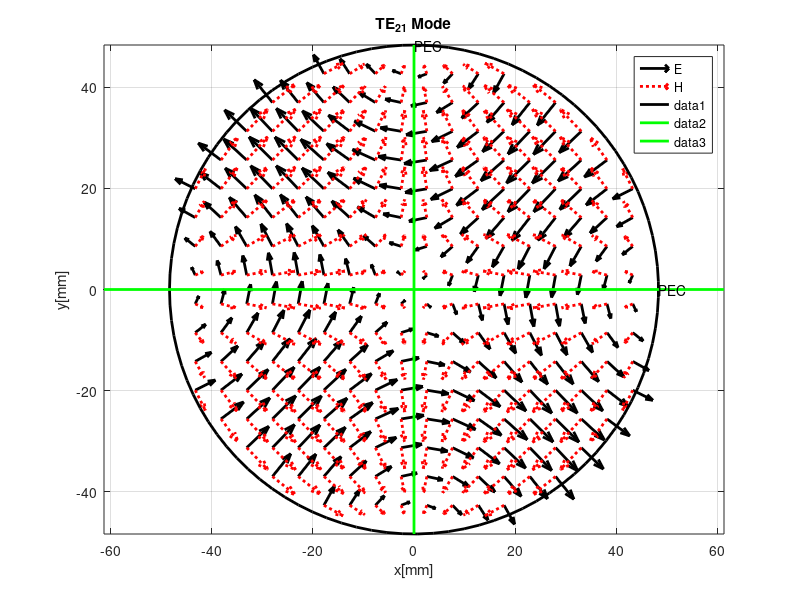
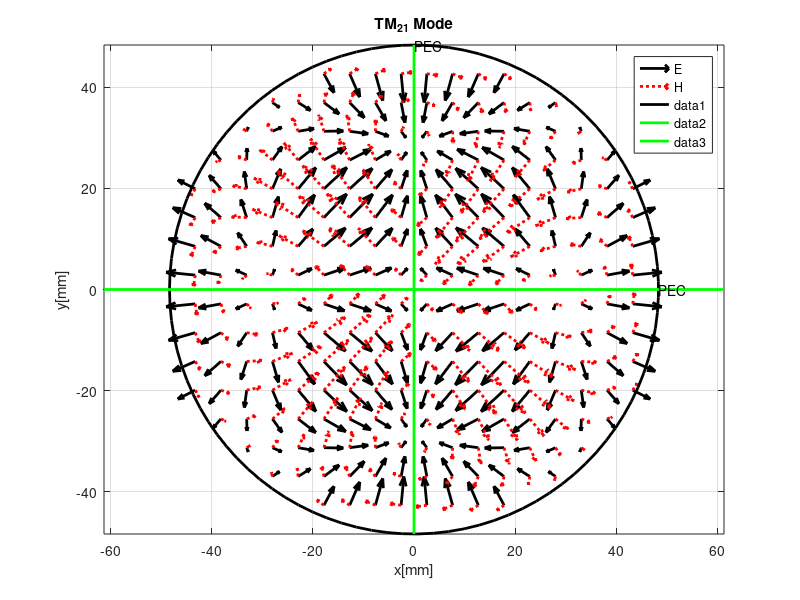

Write the MATLAB code that produced these figures, in order.
close all;clear all;clc
a          = 48.4130; % Radius of the circular waveguide
f          = 2.3; % 85 GHz
m          = 2;
n          = 1;
load chiPrimValue
load chiValue
velLight   = 300;  % Velocity of Light in mm/ns
eps_m      = 1 * ( m == 0 ) + 2 * ( m > 0 );
eps_n      = 1 * ( n == 0 ) + 2 * ( n > 0 );
x          = linspace(-a,a,20);
y          = linspace(-a,a,18);
[X,Y]      = meshgrid(x,y);
[phi, rho] = cart2pol(X,Y);
theta      = linspace(-pi,pi);
xCirc      = a * cos(theta);
yCirc      = a * sin(theta);

%-- Chi, Chi', Jm and Jm'
chi_m_n   = chiValue(m+1,n);
chiPr_m_n = chiPrimValue(m+1,n);
J         = @(m,in)( besselj( m , in ) );
J_Prime   = @(m,in)( (J( m-1 , in ) - J( m+1 , in ))/2  );

%-- For TE Modes

k0 = 2 * pi * f / velLight;
kt_TE = chiPr_m_n / a;
kz_TE = sqrt( k0^2 - kt_TE^2 );
fc_TE = kt_TE / ( 2 * pi) * velLight;
psi_m_n  =   sqrt( eps_m / pi ) * ( chiPr_m_n /(sqrt(chiPr_m_n)^2 - m^2))            * J(m,chiPr_m_n*rho/a) / ( a * J(m,chiPr_m_n) )       .* cos( m * phi );

eRho_TE  =   sqrt( eps_m / pi ) * ( J(m,chiPr_m_n*rho/a) /(sqrt(chiPr_m_n)^2 - m^2)) * m ./ ( rho * J(m,chiPr_m_n) )                       .* sin( m * phi );
ePhi_TE  =   sqrt( eps_m / pi ) * ( chiPr_m_n /(sqrt(chiPr_m_n)^2 - m^2))            * J_Prime(m,chiPr_m_n*rho/a) / ( a * J(m,chiPr_m_n) ) .* cos( m * phi );
ez       =   repmat(0,size(ePhi_TE));
hRho_TE  = - sqrt( eps_m / pi ) * chiPr_m_n/(sqrt((chiPr_m_n)^2-m^2)) * J_Prime(m,chiPr_m_n*rho/a)./(a*J(m,chiPr_m_n)) .* cos( m * phi );
hPhi_TE  =   sqrt( eps_m / pi ) * m/(sqrt((chiPr_m_n)^2-m^2))         * J(m,chiPr_m_n*rho/a)./(rho*J(m,chiPr_m_n))     .* sin( m * phi );
% hz       = -j (chiPr_m_n(m,n) / 2*pi*a) * sqrt( eps_m / pi ) * chiPr_m_n(m,n) / sqrt(chiPr_m_n(m,n)^2 - m^2 ) * J(m,chiPr_m_n(m,n)*rho/a) /(a*J(m,chiPr_m_n)) * cos( m * phi );
hz       = -j *(kt_TE/kz_TE) * psi_m_n;
%-- Transformation from Cylindrical to Cartesian
Ex_TE = eRho_TE .* cos(phi) - ePhi_TE .* sin(phi);
Ey_TE = eRho_TE .* sin(phi) + ePhi_TE .* cos(phi);
Hx_TE = hRho_TE .* cos(phi) - hPhi_TE .* sin(phi);
Hy_TE = hRho_TE .* sin(phi) + hPhi_TE .* cos(phi);
%-- Field should be zero outside the circular waveguide
Ex_TE(rho>a) = NaN;
Ey_TE(rho>a) = NaN;
Hx_TE(rho>a) = NaN;
Hy_TE(rho>a) = NaN;

%-- For TM Modes
kt_TM = chi_m_n / a;
fc_TM = kt_TM / ( 2 * pi) * velLight;

phi_m_n  =    sqrt( eps_m / pi ) * ( J(m,chi_m_n*rho/a) /(a*J(m+1,chi_m_n)) )                        .* cos( m * phi );

eRho_TM  =   - sqrt( eps_m / pi ) * ( J_Prime(m,chi_m_n*rho/a) /(a*J(m+1,chi_m_n)))                   .* cos( m * phi );
ePhi_TM  =    sqrt( eps_m / pi ) * ( m / chi_m_n) * J(m,chi_m_n*rho/a) ./ ( rho * J(m+1,chiPr_m_n) ) .* sin( m * phi );

hRho_TM  =  - sqrt( eps_m / pi ) * ( J(m,chi_m_n*rho/a) ./(rho*J(m+1,chi_m_n)))                      .* sin( m * phi );
hPhi_TM  =  - sqrt( eps_m / pi ) * J_Prime(m,chi_m_n*rho/a) ./ ( a * J(m+1,chi_m_n) )                .* cos( m * phi );
%-- Transformation from Cylindrical to Cartesian
Ex_TM = eRho_TM .* cos(phi) - ePhi_TM .* sin(phi);
Ey_TM = eRho_TM .* sin(phi) + ePhi_TM .* cos(phi);
Hx_TM = hRho_TM .* cos(phi) - hPhi_TM .* sin(phi);
Hy_TM = hRho_TM .* sin(phi) + hPhi_TM .* cos(phi);
%-- Field should be zero outside the circular waveguide
Ex_TM(rho>a) = NaN;
Ey_TM(rho>a) = NaN;
Hx_TM(rho>a) = NaN;
Hy_TM(rho>a) = NaN;

if m == 1 & n == 1
    hPlane = 'PEC';
    vPlane = 'PMC';
    hBC_Color = 'g';
    vBC_Color = 'b';
elseif m == 0 & n == 1
    hPlane = 'PMC';
    vPlane = 'PMC';
    hBC_Color = 'b';
    vBC_Color = 'b';
elseif m == 2 & n == 1
    hPlane = 'PEC';
    vPlane = 'PEC';
    hBC_Color = 'g';
    vBC_Color = 'g';
else
    hPlane = '-';
    vPlane = '-';
end
%-- quiver Plot
figure
quiver(x,y,Ex_TE,Ey_TE,'-k','LineWidth',2);hold on;
quiver(x,y,Hx_TE,Hy_TE,':r','LineWidth',2);hold on;axis equal
grid on;axis equal
legend('E','H');
plot(xCirc,yCirc,'LineWidth',2,'Color','k');hold on;
title(['TE_{' num2str(m) num2str(n) '} Mode']);
xlabel('x[mm]');ylabel('y[mm]');
plot(xlim,[0 0],'LineWidth',2,'Color',hBC_Color);hold on;text(a,0.05,hPlane) % H-Plane
plot([0 0],ylim,'LineWidth',2,'Color',vBC_Color);hold on;text(0.01,a-0.05,vPlane) % V-Plane

figure
quiver(x,y,Ex_TM,Ey_TM,'-k','LineWidth',2);hold on;
quiver(x,y,Hx_TM,Hy_TM,':r','LineWidth',2);hold on;axis equal
grid on
hold on;axis equal
legend('E','H');
plot(xCirc,yCirc,'LineWidth',2,'Color','k');hold on;
title(['TM_{' num2str(m) num2str(n) '} Mode']);
xlabel('x[mm]');ylabel('y[mm]');
plot(xlim,[0 0],'LineWidth',2,'Color',hBC_Color);hold on;text(a,0.05,hPlane)
plot([0 0],ylim,'LineWidth',2,'Color',vBC_Color);text(0.01,a-0.05,vPlane)

%-- Save all figure in EPS2 format
if 0
    fullGsPath = 'C:\Program Files (x86)\GPLGS\gswin32c.exe';
    orientation = 0;
    fileNameList = {['TE' num2str(m) num2str(n) 'Mode'],['TM' num2str(m) num2str(n) 'Mode']};
    hFigs = sort(findobj('Type','figure'));
    for figInd = 1:numel(hFigs)
        print(hFigs(figInd), '-depsc2', '-r300',[ pwd '/' fileNameList{figInd} '.eps']);
        [result,msg] = eps2pdf([ pwd '/' fileNameList{figInd} '.eps'],fullGsPath,orientation);
    end
end
